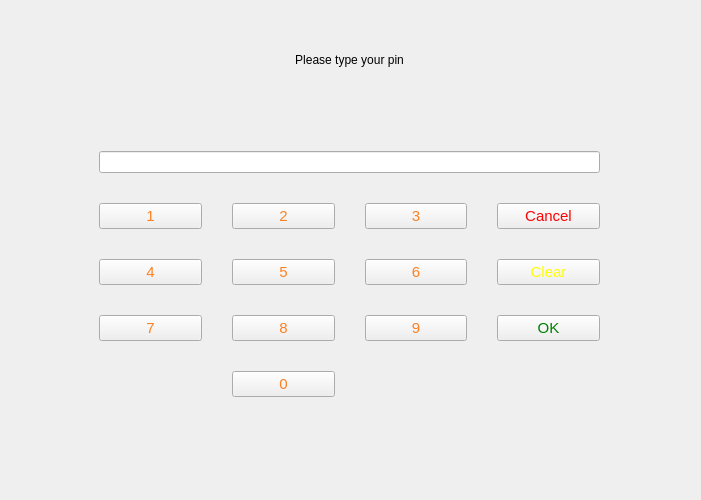
<?xml version="1.0" encoding="UTF-8"?>
<ui version="4.0">
 <class>TypePinPage</class>
 <widget class="QWidget" name="TypePinPage">
  <property name="geometry">
   <rect>
    <x>0</x>
    <y>0</y>
    <width>701</width>
    <height>500</height>
   </rect>
  </property>
  <property name="windowTitle">
   <string>Form</string>
  </property>
  <widget class="QStackedWidget" name="stackedWidget">
   <property name="geometry">
    <rect>
     <x>-1</x>
     <y>-1</y>
     <width>700</width>
     <height>500</height>
    </rect>
   </property>
   <widget class="QWidget" name="TypePin">
    <widget class="QWidget" name="verticalLayoutWidget">
     <property name="geometry">
      <rect>
       <x>0</x>
       <y>0</y>
       <width>701</width>
       <height>501</height>
      </rect>
     </property>
     <layout class="QVBoxLayout" name="verticalLayout">
      <item>
       <layout class="QGridLayout" name="gridLayout">
        <property name="sizeConstraint">
         <enum>QLayout::SetDefaultConstraint</enum>
        </property>
        <property name="leftMargin">
         <number>100</number>
        </property>
        <property name="topMargin">
         <number>100</number>
        </property>
        <property name="rightMargin">
         <number>100</number>
        </property>
        <property name="bottomMargin">
         <number>50</number>
        </property>
        <property name="spacing">
         <number>30</number>
        </property>
        <item row="2" column="2">
         <widget class="QPushButton" name="button6">
          <property name="styleSheet">
           <string notr="true">QPushButton{
font-size:15px;
color: #FB8122;
}</string>
          </property>
          <property name="text">
           <string>6</string>
          </property>
         </widget>
        </item>
        <item row="4" column="1">
         <widget class="QPushButton" name="button0">
          <property name="styleSheet">
           <string notr="true">QPushButton{
font-size:15px;
color: #FB8122;
}</string>
          </property>
          <property name="text">
           <string>0</string>
          </property>
         </widget>
        </item>
        <item row="2" column="1">
         <widget class="QPushButton" name="button5">
          <property name="styleSheet">
           <string notr="true">QPushButton{
font-size:15px;
color: #FB8122;
}</string>
          </property>
          <property name="text">
           <string>5</string>
          </property>
         </widget>
        </item>
        <item row="1" column="2">
         <widget class="QPushButton" name="button3">
          <property name="styleSheet">
           <string notr="true">QPushButton{
font-size:15px;
color: #FB8122;
}</string>
          </property>
          <property name="text">
           <string>3</string>
          </property>
         </widget>
        </item>
        <item row="3" column="0">
         <widget class="QPushButton" name="button7">
          <property name="styleSheet">
           <string notr="true">QPushButton{
font-size:15px;
color: #FB8122;
}</string>
          </property>
          <property name="text">
           <string>7</string>
          </property>
         </widget>
        </item>
        <item row="1" column="0">
         <widget class="QPushButton" name="button1">
          <property name="styleSheet">
           <string notr="true">QPushButton{
font-size:15px;
color: #FB8122;
}</string>
          </property>
          <property name="text">
           <string>1</string>
          </property>
         </widget>
        </item>
        <item row="3" column="1">
         <widget class="QPushButton" name="button8">
          <property name="styleSheet">
           <string notr="true">QPushButton{
font-size:15px;
color: #FB8122;
}</string>
          </property>
          <property name="text">
           <string>8</string>
          </property>
         </widget>
        </item>
        <item row="2" column="0">
         <widget class="QPushButton" name="button4">
          <property name="styleSheet">
           <string notr="true">QPushButton{
font-size:15px;
color: #FB8122;
}</string>
          </property>
          <property name="text">
           <string>4</string>
          </property>
         </widget>
        </item>
        <item row="1" column="1">
         <widget class="QPushButton" name="button2">
          <property name="styleSheet">
           <string notr="true">QPushButton{
font-size:15px;
color: #FB8122;
}</string>
          </property>
          <property name="text">
           <string>2</string>
          </property>
         </widget>
        </item>
        <item row="3" column="3">
         <widget class="QPushButton" name="buttonOk">
          <property name="styleSheet">
           <string notr="true">QPushButton{
color:#008000;
font-size:15px;
}</string>
          </property>
          <property name="text">
           <string>OK</string>
          </property>
         </widget>
        </item>
        <item row="0" column="0" colspan="4">
         <widget class="QLineEdit" name="LEDisplay">
          <property name="alignment">
           <set>Qt::AlignRight|Qt::AlignTrailing|Qt::AlignVCenter</set>
          </property>
         </widget>
        </item>
        <item row="2" column="3">
         <widget class="QPushButton" name="buttonClear">
          <property name="styleSheet">
           <string notr="true">QPushButton{
color:#FFFF00;
font-size:15px;
}</string>
          </property>
          <property name="text">
           <string>Clear</string>
          </property>
         </widget>
        </item>
        <item row="3" column="2">
         <widget class="QPushButton" name="button9">
          <property name="styleSheet">
           <string notr="true">QPushButton{
font-size:15px;
color: #FB8122;
}</string>
          </property>
          <property name="text">
           <string>9</string>
          </property>
         </widget>
        </item>
        <item row="1" column="3">
         <widget class="QPushButton" name="buttonCancel">
          <property name="styleSheet">
           <string notr="true">QPushButton{
color:#FF0000;
font-size:15px;
}</string>
          </property>
          <property name="text">
           <string>Cancel</string>
          </property>
         </widget>
        </item>
       </layout>
      </item>
     </layout>
    </widget>
    <widget class="QLabel" name="lblTypePin">
     <property name="geometry">
      <rect>
       <x>110</x>
       <y>40</y>
       <width>481</width>
       <height>41</height>
      </rect>
     </property>
     <property name="text">
      <string>Please type your pin</string>
     </property>
     <property name="alignment">
      <set>Qt::AlignCenter</set>
     </property>
    </widget>
   </widget>
   <widget class="QWidget" name="NULL_2"/>
  </widget>
 </widget>
 <resources/>
 <connections/>
</ui>
